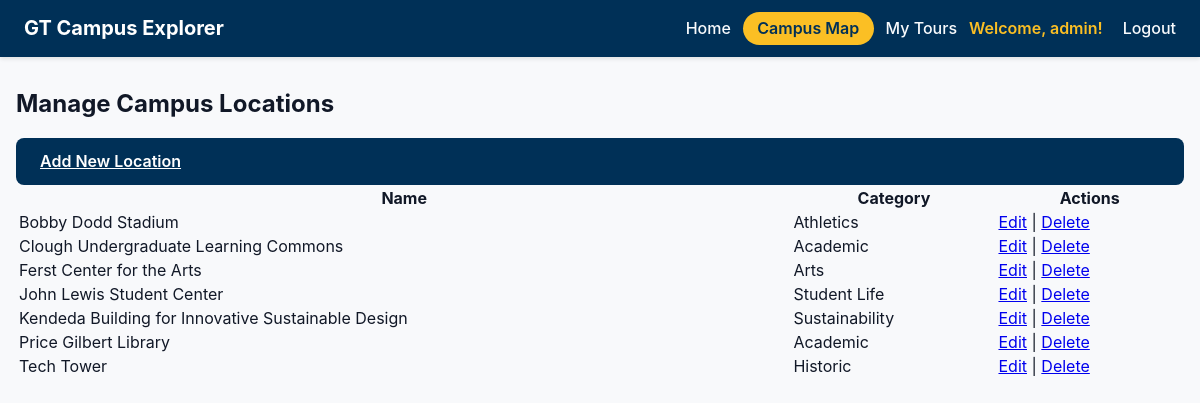
/campus/manage/ (signed in), run on the app's committed database.
### campus/models.py (models this page shows, shortened)
class Location(models.Model):
    name = models.CharField(
        max_length=120,
        unique=True,
        help_text="Displayed name of the campus location.",
    )
    slug = models.SlugField(
        unique=True,
        blank=True,
        help_text="URL-friendly identifier auto-generated from the name.",
    )
    description = models.TextField(
        help_text="High-level overview that appears in campus tour content.",
    )
    historical_info = models.TextField(
        blank=True,
        null=True,
        help_text="Optional historical context or fun facts for visitors.",
    )
    latitude = models.DecimalField(
        max_digits=9,
        decimal_places=6,
        help_text="Latitude in decimal degrees (positive for north).",
    )
    longitude = models.DecimalField(
        max_digits=9,
        decimal_places=6,
        help_text="Longitude in decimal degrees (negative for west).",
    )
    address = models.CharField(
        max_length=255,
        blank=True,
        help_text="Street address or building details shown in the tour.",
    )
    category = models.CharField(
        max_length=100,
        blank=True,
        help_text="Category used for filtering (e.g., Dining, Academic).",
    )
    image_url = models.URLField(
        blank=True,
        null=True,
        help_text="Link to an external photo if one is hosted elsewhere.",
    )
    photo = models.ImageField(
        upload_to='locations/photos/',
        blank=True,
        null=True,
        help_text="Upload location photo.",
    )
    class Meta:
        ordering = ['name']

### campus/views.py (the view)
# urls.py: path('manage/', views.manage_locations, name='manage_locations'),
@user_passes_test(admin_check)
def manage_locations(request):
    locations = Location.objects.all().order_by('name')
    return render(request, 'campus/manage_locations.html', {'locations': locations})

### campus/views.py (called while the page is built)
def admin_check(user):
    return user.is_staff

### campus/templates/campus/manage_locations.html
{% extends "base.html" %}
{% block content %}
<h2>Manage Campus Locations</h2>
<a href="{% url 'campus:add_location' %}" class="btn btn-primary">Add New Location</a>
<table>
  <tr>
    <th>Name</th>
    <th>Category</th>
    <th>Actions</th>
  </tr>
  {% for loc in locations %}
  <tr>
    <td>{{ loc.name }}</td>
    <td>{{ loc.category }}</td>
    <td>
      <a href="{% url 'campus:edit_location' loc.slug %}">Edit</a> |
      <a href="{% url 'campus:delete_location' loc.slug %}">Delete</a>
    </td>
  </tr>
  {% endfor %}
</table>
{% endblock %}

### gttour/templates/base.html (shortened to what this page needs)
{% load static %}
<!DOCTYPE html>
<html lang="en">
<head>
    <link rel="stylesheet" href="{% static 'styles.css' %}">
</head>
    <body>
        <header class="site-header">
            <h1>GT Campus Explorer</h1>
            <nav aria-label="Primary navigation">
            {% block nav_links %}
            <a href="{% url 'home' %}" class="nav-link">Home</a>
            <a href="{% url 'campus:overview' %}" class="nav-button">Campus Map</a>
            {% if user.is_authenticated %}
                <a href="{% url 'campus:tour-manage' %}" class="nav-link">My Tours</a>
                <span class="user-info">Welcome, {{ user.username }}!</span>
                <form method="post" action="{% url 'accounts:logout' %}" style="display: inline;">
                    <button type="submit" class="nav-link logout-button">Logout</button>
                </form>
            {% else %}
                <a href="{% url 'accounts:login' %}" class="nav-link">Login</a>
                <a href="{% url 'accounts:register' %}" class="nav-link">Register</a>
            {% endif %}
            {% endblock %}
            </nav>
        </header>
        <main>
            {% block content %}{% endblock %}
    </main>
</body>
</html>

### gttour/static/styles.css (style rules this page uses)
*, *::before, *::after { box-sizing: border-box; }
html, body { height: 100%; }
body { margin: 0; font-family: "Inter", system-ui, -apple-system, BlinkMacSystemFont, "Segoe UI", sans-serif; background-color: #f8f9fb; color: #111827; min-height: 100vh; display: flex; flex-direction: column; overflow: hidden; }
.site-header { background-color: #003057; color: #fff; padding: 0.75rem 1.5rem; display: flex; align-items: center; justify-content: space-between; box-shadow: 0 2px 4px rgba(0, 0, 0, 0.1); }
.site-header nav { display: flex; align-items: center; gap: 0.75rem; }
.site-header nav .nav-link { color: #f8fafc; text-decoration: none; font-weight: 500; }
.site-header nav .logout-button { background: none; border: none; color: #f8fafc; text-decoration: none; font-weight: 500; font-size: inherit; font-family: inherit; cursor: pointer; padding: 0; }
.site-header nav .nav-button { display: inline-flex; align-items: center; justify-content: center; padding: 0.4rem 0.9rem; border-radius: 999px; background-color: #fbbf24; color: #003057; font-weight: 600; text-decoration: none; transition: background-color 0.2s ease-in-out, transform 0.2s ease-in-out; }
.site-header h1 { margin: 0; font-size: 1.25rem; }
main { flex: 1; padding: 0.75rem 1rem 1rem; display: flex; flex-direction: column; overflow: hidden; }
@media (max-width: 1200px) { body { overflow: auto; } }
@media (max-width: 1200px) { main { overflow: visible; } }
.btn-primary { padding: 0.85rem 1.5rem; background-color: #003057; color: #fff; border: none; border-radius: 8px; font-size: 1rem; font-weight: 600; cursor: pointer; transition: background-color 0.2s ease-in-out, transform 0.1s ease-in-out; }
.user-info { color: #fbbf24; font-weight: 600; margin-right: 0.5rem; }

### data on the page
Location: name "Bobby Dodd Stadium", category "Athletics"
Location: name "Clough Undergraduate Learning Commons", category "Academic"
Location: name "Ferst Center for the Arts", category "Arts"
Location: name "John Lewis Student Center", category "Student Life"
Location: name "Kendeda Building for Innovative Sustainable Design", category "Sustainability"
Location: name "Price Gilbert Library", category "Academic"
Location: name "Tech Tower", category "Historic"

### other printed values
{{ user.username }} "admin"
